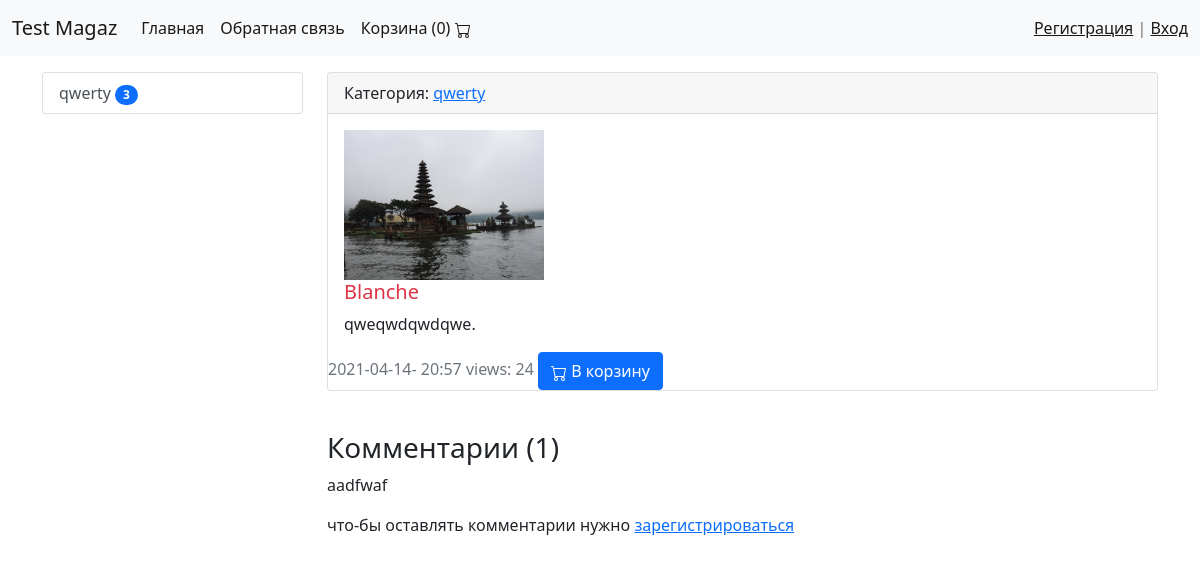
/product/blanche/, run on the app's committed database.
### news/models.py (models this page shows, shortened)
class Category(models.Model):
    title = models.CharField(max_length=150,db_index=True,verbose_name='Заголовок')
    slug = models.SlugField(verbose_name='URL категории', unique=True)
    def get_absolute_url(self):
        return reverse('category',kwargs={"slug":self.slug})
    class Meta:
        verbose_name='Категория'
        verbose_name_plural='Категории'
        ordering=['title']

class Product(models.Model):
    category = models.ForeignKey('Category',on_delete=models.PROTECT)
    name = models.CharField(max_length=150,verbose_name='Заголовок')
    slug = models.SlugField(verbose_name='URL продукта', unique=True)
    content = models.TextField(verbose_name='Контент')
    price = models.DecimalField( decimal_places=2, max_digits=9)
    created_at = models.DateTimeField(auto_now_add=True,verbose_name='СОздано')
    image = models.ImageField(upload_to='photos/%Y/%m/%d/',verbose_name='Изображение')
    is_publish = models.BooleanField(default=True)
    views = models.IntegerField(default=0)
    class Meta:
        verbose_name='Продукт'
        verbose_name_plural='Продукты'
        ordering=['-created_at',]

class Reviews(models.Model):
    name= models.CharField(max_length=255, verbose_name='Имя')
    text= models.TextField('Сообщение',max_length=500)
    product=models.ForeignKey(Product,verbose_name='Продукт',on_delete=models.CASCADE)
    data = models.DateTimeField(auto_now_add=True,db_index=True,verbose_name='Добавлено')
    class Meta:
        verbose_name='Отзыв'
        verbose_name_plural='Отзывы'

### news/views.py (the view)
# urls.py: path('product/<str:slug>/',ProductView.as_view(),name='view_prdouct'),
class ProductView(DetailView):
    model= Product
    template_name= 'products/view_products.html'
    context_object_name = 'product'
    def get_context_data(self,*,object_list=None,**kwargs):
        context = super().get_context_data(**kwargs)
        self.object.views = F('views') + 1
        self.object.save()
        self.object.refresh_from_db()
        context['title']= self.get_object().name
        context['form']= ReviewsForm()
        return context

### news/templatetags/products_tags.py (called while the page is built)
@register.inclusion_tag('products/list_categories.html')
def show_categories():
    categories = Category.objects.annotate(cnt=Count('product',filter=F('product__is_publish'))).filter(cnt__gt=0)
    return {"categories":categories}

### news/templates/products/view_products.html (shortened to what this page needs)
{% extends 'base.html' %}
{% load crispy_forms_tags %}
{%block sidebar%}
 {% include 'inc/_sidebar.html'%}
{%endblock%}
{%block content%}
  <div class="card mb-3">
      <div class="card-header">
        Категория: <a href="{{product.category.get_absolute_url}}" >  {{product.category.title}}</a>
      </div>
      <div class="card-body">
          {%if product.image%}
              <img src="{{product.image.url}}" alt="{{product.name}}" width="200" class="float-left mr-3">
              {%endif%}
        <h5 class="card-title {%cycle 'text-danger' 'text-success'%}">{{product.name}}</h5>
        <p class="card-text">{{product.content|safe}}.</p>
      </div>
      <div class="cart-footer text-muted">
          {{product.created_at | date:"Y-m-d- H:i"}}
          views: {{product.views}}
          <a href="{% url 'cart_add' product.id %}"><button type="button" class="btn btn-primary">
    В корзину
          </button></a>
      </div>
    </div>
      <br>
      <h3>Комментарии ({{product.reviews_set.all.count}})</h3>
{%for comment in product.reviews_set.all%}
<p>{{comment.text}}</p>
{%endfor%}
{%if request.user.is_authenticated%}
<h3>Добавить комментарий</h3>
<div  style="max-width: 175.68px; ">
<form action="{%url 'add_comment' product.id%}"  method="post">
    {% csrf_token %}
    {{ form|crispy }}
    <button type="submit">Добавить</button>
  </form>
</div>
{%else%}
<p>что-бы оставлять комментарии нужно <a href="{%url 'register'%}">зарегистрироваться</a> </p>
{%endif%}
{%endblock%}

### news/templates/products/list_categories.html
{% load products_tags %}
<div class="list-group">
      {%for item in categories%}
      <a href="{{item.get_absolute_url}}" class="list-group-item list-group-item-action">{{item.title}}
       <span class="badge bg-primary rounded-pill">{{item.cnt}}</span></a>
    {%endfor%}
    </div>

### data on the page
Category: title "qwerty", cnt "3"
Product: category "qwerty", image (picture), name "Blanche", content "qweqwdqwdqwe", created_at "2021-04-14- 20:57", views "24", reviews_set.all.count "1"
Reviews: text "aadfwaf"

### other printed values
{{ request.session.cart|length }} "0"
